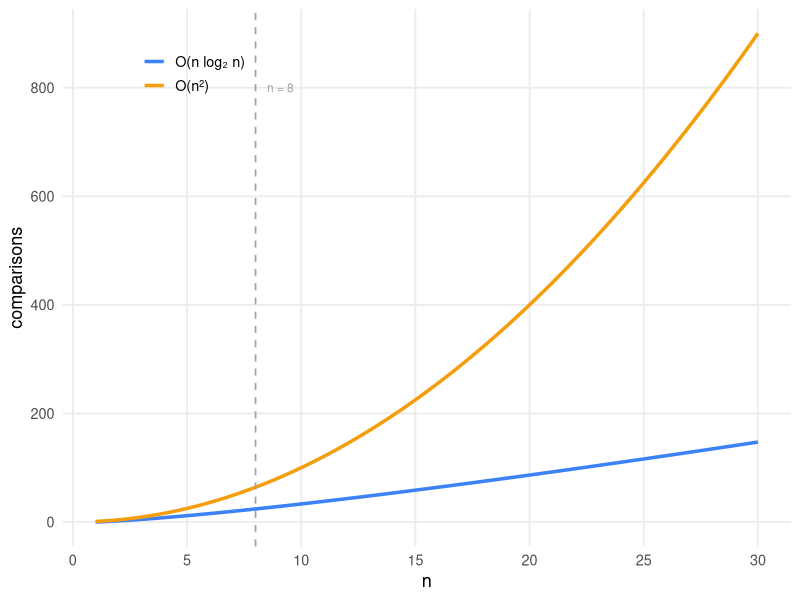

This figure's R source:
# complexity-graph.R
# Plots O(n²) vs O(n log₂ n) for the Algorithmic Complexity slide.
# Run from project root (Modul-Geospatial-Computing/):
#   Rscript complexity-graph.R

library(ggplot2)

n <- seq(1, 30, length.out = 500)

df <- rbind(
  data.frame(n = n, y = n^2,              label = "O(n²)"),
  data.frame(n = n, y = n * log2(n),      label = "O(n log₂ n)")
)

p <- ggplot(df, aes(x = n, y = y, color = label)) +
  geom_line(linewidth = 1.2) +
  geom_vline(xintercept = 8, linetype = "dashed", color = "#9ca3af", linewidth = 0.6) +
  annotate("text", x = 8.5, y = 800, label = "n = 8", color = "#9ca3af", size = 3, hjust = 0) +
  scale_color_manual(
    values = c("O(n²)" = "#f59e0b", "O(n log₂ n)" = "#3b82f6"),
    name   = NULL
  ) +
  scale_x_continuous(breaks = c(0, 5, 10, 15, 20, 25, 30)) +
  scale_y_continuous(breaks = c(0, 200, 400, 600, 800), limits = c(0, 900)) +
  labs(x = "n", y = "comparisons") +
  theme_minimal(base_size = 13) +
  theme(
    legend.position      = c(0.18, 0.88),
    legend.background    = element_rect(fill = "transparent", color = NA),
    legend.key           = element_rect(fill = "transparent", color = NA),
    panel.grid.minor     = element_blank(),
    plot.background      = element_rect(fill = "transparent", color = NA),
    panel.background     = element_rect(fill = "transparent", color = NA)
  )

ggsave(
  "public/complexity-graph.png",
  p,
  width  = 5,
  height = 3.2,
  dpi    = 300,
  bg     = "transparent"
)

message("Done. Image written to: public/complexity-graph.png")
